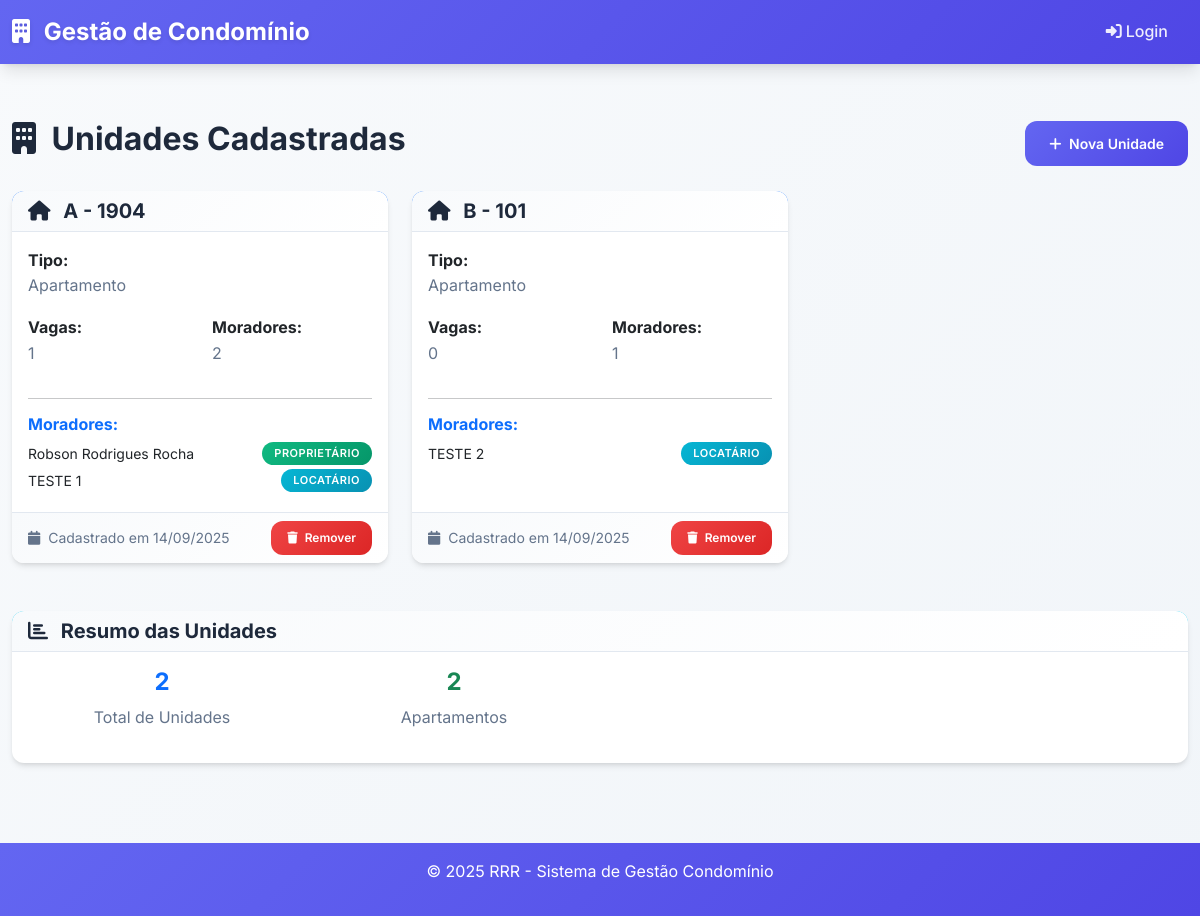
/unidades, run on the app's committed database.
### app.py (models this page shows)
class Unidade(db.Model):
    id = db.Column(db.Integer, primary_key=True)
    numero = db.Column(db.String(10), nullable=False, unique=True)
    bloco = db.Column(db.String(10), nullable=False)
    tipo = db.Column(db.String(20), nullable=False)
    vagas_garagem = db.Column(db.Integer, default=0)
    data_cadastro = db.Column(db.DateTime, default=datetime.utcnow)
    moradores = db.relationship('Morador', backref='unidade', lazy=True)

class Morador(db.Model):
    id = db.Column(db.Integer, primary_key=True)
    nome = db.Column(db.String(100), nullable=False)
    cpf = db.Column(db.String(14), nullable=False, unique=True)
    telefone = db.Column(db.String(15), nullable=False)
    email = db.Column(db.String(100), nullable=False)
    tipo = db.Column(db.String(20), nullable=False)
    unidade_id = db.Column(db.Integer, db.ForeignKey('unidade.id'), nullable=False)
    data_cadastro = db.Column(db.DateTime, default=datetime.utcnow)
    reservas = db.relationship('Reserva', backref='morador', lazy=True)
    notificacoes = db.relationship('Notificacao', backref='morador', lazy=True)
    veiculos = db.relationship('Veiculo', backref='morador', lazy=True)

### app.py (the view)
@app.route('/unidades')
def listar_unidades():
    unidades = Unidade.query.all()
    return render_template('unidades.html', unidades=unidades)

### app.py (called while the page is built, shortened)
@app.context_processor
def inject_badges():
    if 'user_id' not in session:
        return {'notificacoes_nao_lidas': 0, 'chat_nao_lidas': 0, 'encomendas_pendentes': 0}

### templates/unidades.html (shortened to what this page needs)
{% extends "base.html" %}
{% block content %}
<div class="row">
    <div class="col-12">
        <div class="d-flex justify-content-between align-items-center mb-4">
            <h2>
                <i class="fas fa-building me-2"></i>
                Unidades Cadastradas
            </h2>
            <a href="{{ url_for('cadastrar_unidade') }}" class="btn btn-primary">
                <i class="fas fa-plus me-1"></i>
                Nova Unidade
            </a>
        </div>
        {% if unidades %}
            <div class="row">
                {% for unidade in unidades %}
                <div class="col-md-6 col-lg-4 mb-4">
                    <div class="card h-100">
                        <div class="card-header bg-primary text-white">
                            <h5 class="mb-0">
                                <i class="fas fa-home me-2"></i>
                                {{ unidade.bloco }} - {{ unidade.numero }}
                            </h5>
                        </div>
                        <div class="card-body">
                            <div class="row">
                                <div class="col-12">
                                    <strong>Tipo:</strong>
                                    <p class="text-muted">{{ unidade.tipo }}</p>
                                </div>
                            </div>
                            <div class="row">
                                <div class="col-6">
                                    <strong>Vagas:</strong>
                                    <p class="text-muted">{{ unidade.vagas_garagem }}</p>
                                </div>
                                <div class="col-6">
                                    <strong>Moradores:</strong>
                                    <p class="text-muted">{{ unidade.moradores|length }}</p>
                                </div>
                            </div>
                            {% if unidade.moradores %}
                            <hr>
                            <h6 class="text-primary">Moradores:</h6>
                            {% for morador in unidade.moradores %}
                            <div class="d-flex justify-content-between align-items-center mb-1">
                                <small>{{ morador.nome }}</small>
                                <span class="badge bg-{{ 'success' if morador.tipo == 'Proprietário' else 'info' }}">
                                    {{ morador.tipo }}
                                </span>
                            </div>
                            {% endfor %}
                            {% else %}
                            <hr>
                            <p class="text-muted text-center">
                                <i class="fas fa-user-slash me-1"></i>
                                Nenhum morador cadastrado
                            </p>
                            {% endif %}
                        </div>
                        <div class="card-footer">
                            <div class="d-flex justify-content-between align-items-center">
                                <small class="text-muted">
                                    <i class="fas fa-calendar me-1"></i>
                                    Cadastrado em {{ unidade.data_cadastro.strftime('%d/%m/%Y') }}
                                </small>
                                <form method="POST" action="{{ url_for('deletar_unidade', unidade_id=unidade.id) }}" style="display: inline;" onsubmit="return confirmDelete('unidade')">
                                    <button type="submit" class="btn btn-danger btn-sm">
                                        <i class="fas fa-trash me-1"></i>
                                        Remover
                                    </button>
                                </form>
                            </div>
                        </div>
                    </div>
                </div>
                {% endfor %}
            </div>
            <div class="row mt-4">
                <div class="col-12">
                    <div class="card">
                        <div class="card-header bg-info text-white">
                            <h5 class="mb-0">
                                <i class="fas fa-chart-bar me-2"></i>
                                Resumo das Unidades
                            </h5>
                        </div>
                        <div class="card-body">
                            <div class="row text-center">
                                <div class="col-md-3">
                                    <h4 class="text-primary">{{ unidades|length }}</h4>
                                    <p class="text-muted">Total de Unidades</p>
                                </div>
                                <div class="col-md-3">
                                    <h4 class="text-success">{{ unidades|selectattr('tipo', 'equalto', 'Apartamento')|list|length }}</h4>
                                    <p class="text-muted">Apartamentos</p>
                                </div>
                            </div>
                        </div>
                    </div>
                </div>
            </div>
        {% endif %}
    </div>
</div>
{% endblock %}

### static/css/style.css (style rules this page uses)
:root { --primary-color: #6366f1; --primary-dark: #4f46e5; --success-color: #10b981; --success-dark: #059669; --info-color: #06b6d4; --warning-color: #f59e0b; --danger-color: #ef4444; --danger-dark: #dc2626; --light-color: #f8fafc; --dark-color: #1e293b; --gray-50: #f8fafc; --gray-100: #f1f5f9; --gray-200: #e2e8f0; --gray-300: #cbd5e1; --gray-400: #94a3b8; --gray-500: #64748b; --gray-600: #475569; --gray-700: #334155; --gray-800: #1e293b; --gray-900: #0f172a; --shadow-sm: 0 1px 2px 0 rgb(0 0 0 / 0.05); --shadow-md: 0 4px 6px -1px rgb(0 0 0 / 0.1), 0 2px 4px -2px rgb(0 0 0 / 0.1); --shadow-lg: 0 10px 15px -3px rgb(0 0 0 / 0.1), 0 4px 6px -4px rgb(0 0 0 / 0.1); --shadow-xl: 0 20px 25px -5px rgb(0 0 0 / 0.1), 0 8px 10px -6px rgb(0 0 0 / 0.1); --border-radius: 12px; --border-radius-lg: 16px; }
* { box-sizing: border-box; }
body { font-family: 'Inter', -apple-system, BlinkMacSystemFont, 'Segoe UI', Roboto, sans-serif; background: linear-gradient(135deg, var(--gray-50) 0%, var(--gray-100) 100%); color: var(--gray-800); line-height: 1.6; min-height: 100vh; }
.card { border: none; border-radius: var(--border-radius); box-shadow: var(--shadow-md); transition: all 0.3s cubic-bezier(0.4, 0, 0.2, 1); background: white; overflow: hidden; }
.btn { border-radius: var(--border-radius); font-weight: 600; padding: 12px 24px; font-size: 14px; transition: all 0.3s cubic-bezier(0.4, 0, 0.2, 1); border: none; position: relative; overflow: hidden; }
.btn::before { content: ''; position: absolute; top: 0; left: -100%; width: 100%; height: 100%; background: linear-gradient(90deg, transparent, rgba(255,255,255,0.2), transparent); transition: left 0.5s; }
.btn-primary { background: linear-gradient(135deg, var(--primary-color) 0%, var(--primary-dark) 100%); }
.btn-danger { background: linear-gradient(135deg, var(--danger-color) 0%, var(--danger-dark) 100%); }
.badge { font-size: 11px; font-weight: 600; padding: 6px 12px; border-radius: 20px; text-transform: uppercase; letter-spacing: 0.5px; }
.badge.bg-success { background: linear-gradient(135deg, var(--success-color) 0%, var(--success-dark) 100%) !important; }
.badge.bg-info { background: linear-gradient(135deg, var(--info-color) 0%, #0891b2 100%) !important; }
.card { animation: fadeIn 0.6s cubic-bezier(0.4, 0, 0.2, 1); }
.card-header { background: linear-gradient(135deg, var(--gray-50) 0%, white 100%); border-bottom: 1px solid var(--gray-200); font-weight: 700; }
.card-footer { background: linear-gradient(135deg, var(--gray-50) 0%, white 100%); border-top: 1px solid var(--gray-200); }
.btn-sm { padding: 8px 16px; font-size: 12px; }
.text-muted { color: var(--gray-500) !important; }
h1, h2, h3, h4, h5, h6 { color: var(--gray-800); font-weight: 700; }

### data on the page
Unidade: bloco "A", numero "1904", tipo "Apartamento", vagas_garagem "1", moradores|length "2", data_cadastro "14/09/2025"
Morador: nome "Robson Rodrigues Rocha", tipo "PROPRIETÁRIO"
Morador: nome "TESTE 1", tipo "LOCATÁRIO"
Unidade: bloco "B", numero "101", tipo "Apartamento", vagas_garagem "0", moradores|length "1", data_cadastro "14/09/2025"
Morador: nome "TESTE 2", tipo "LOCATÁRIO"

### other printed values
{{ unidades|length }} "2"
{{ unidades|selectattr('tipo', 'equalto', 'Apartamento')|list|length }} "2"
